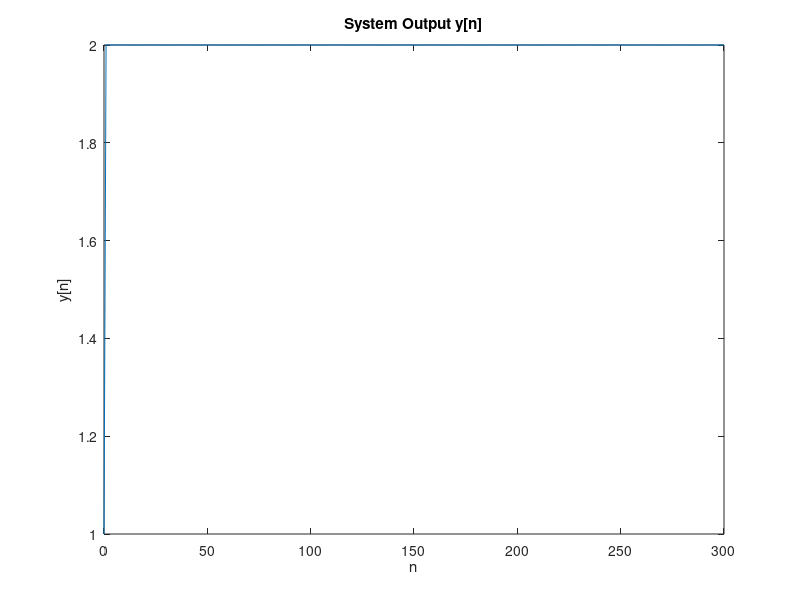
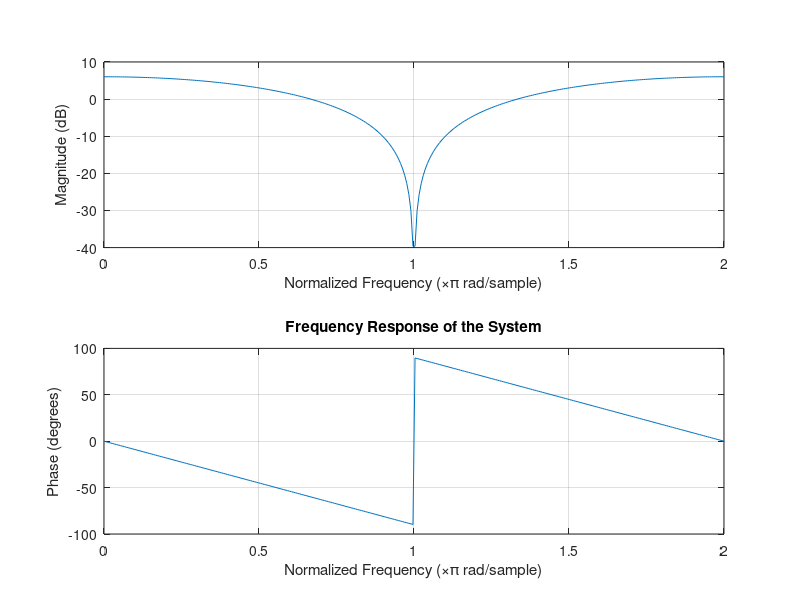

The MATLAB script that drew these images, in order:
n = 0:300;

% Define the input signal x[n] as the unit step function u[n]
x = ones(size(n)); % x[n] = u[n]

% Compute the system's output y[n]
y = x + [0, x(1:end-1)]; % y[n] = x[n] + x[n-1]

% Plot the system's output y[n]
figure;
plot(n, y);
title('System Output y[n]');
xlabel('n');
ylabel('y[n]');

% Analyze the frequency response of the system using freqz
% The impulse response h[n] for freqz is [1 1] since y[n] = x[n] + x[n-1]
[b, a] = freqz([1 1], 1);

% Plot the frequency response
figure;
freqz([1 1], 1, length(n), 'whole');
title('Frequency Response of the System');
